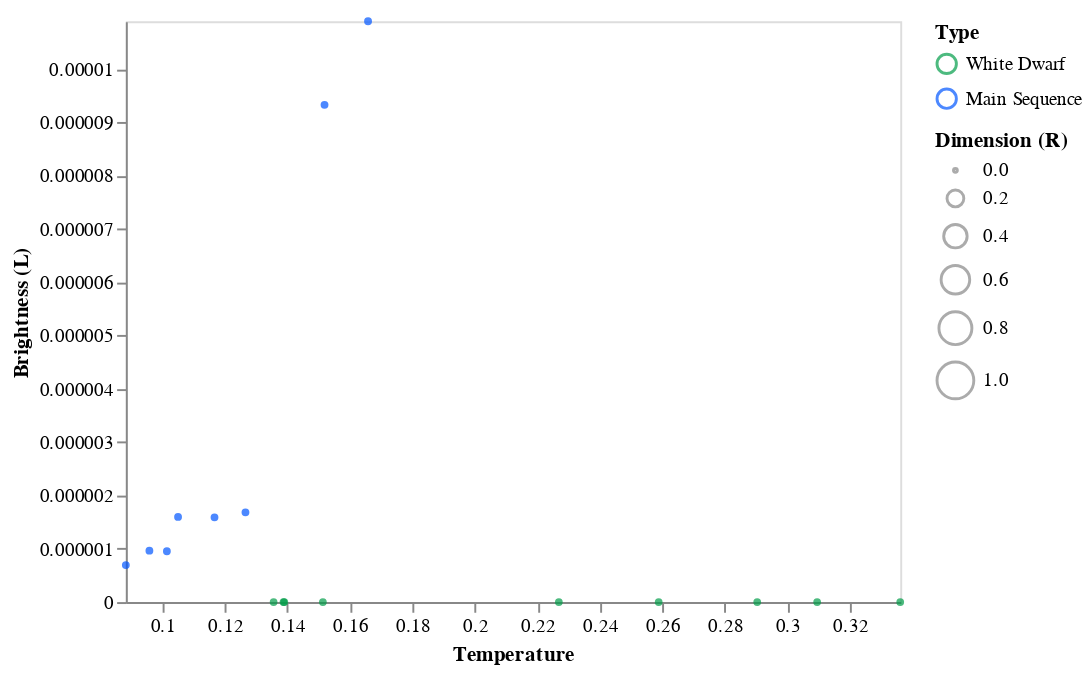

Write notebook code for a chart like this one.
### Markdown cell above
In questo grafico possiamo vedere come in questa classe spettrale siano presenti tre tipi diversi di stelle di dimensione, luminosità e temperatura variabile. Bisogna notare come la temperatura di tutte le stelle di questa classe spettrale sia particolarmente bassa. 

Le stelle di dimensione maggiore appartengono al gruppo delle Hyper Giants mentre le stelle delle altre categorie sono molto piccole. A tal proprosito è possibile notare come le White Dwarf siano talmente piccole da perdersi nel grafico e le Main Sequence hanno una luminosità bassissima, prossima allo zero

### Code cell
data = dataset[dataset['Spectral_Class'] == 'F']

dom = ['White Dwarf', 'Main Sequence']
rng = ['#029c49', '#0055ff']

alt.Chart(data).mark_point().encode( 
    
    x = alt.X('Temperature',
         scale = alt.Scale(domain = (min(data.Temperature), max(data.Temperature))),
         axis = alt.Axis(format='K', title='Temperature', grid = False)
         ),
    
    y = alt.Y('L',
         scale = alt.Scale(domain = (min(data.L), max(data.L))),
         axis = alt.Axis(format='K', title='Brightness (L)', grid = False)
         ),
    
    size = alt.Size('R', 
                    scale = alt.Scale(domain = [0, 1]), 
                    legend = alt.Legend(title = 'Dimension (R)')
                   ),
    
    color = alt.Color('Type', scale=alt.Scale(domain=dom, range=rng)
                     )
    
)

### Figure 1 — Vega-Lite specification as saved in the notebook (floating-point values rounded to 4 significant figures)
{"config": {"view": {"continuousWidth": 400, "continuousHeight": 300}}, "data": {"name": "data-c24abd3700b6eaddd9c83643b35a87a6"}, "mark": "point", "encoding": {"color": {"type": "nominal", "field": "Type", "scale": {"domain": ["White Dwarf", "Main Sequence"], "range": ["#029c49", "#0055ff"]}}, "size": {"type": "quantitative", "field": "R", "legend": {"title": "Dimension (R)"}, "scale": {"domain": [0, 1]}}, "x": {"type": "quantitative", "axis": {"format": "K", "grid": false, "title": "Temperature"}, "field": "Temperature", "scale": {"domain": [0.08831, 0.3361]}}, "y": {"type": "quantitative", "axis": {"format": "K", "grid": false, "title": "Brightness (L)"}, "field": "L", "scale": {"domain": [0.0, 1.089e-05]}}}, "$schema": "https://vega.github.io/schema/vega-lite/v4.8.1.json", "datasets": {"data-c24abd3700b6eaddd9c83643b35a87a6": [{"Temperature": 0.1388, "L": 1.06e-10, "R": 1.334e-06, "A_M": 0.8177, "Color": "White", "Spectral_Class": "F", "Type": "White Dwarf"}, {"Temperature": 0.2903, "L": 5.886e-12, "R": 7.39e-07, "A_M": 0.7552, "Color": "White", "Spectral_Class": "F", "Type": "White Dwarf"}, {"Temperature": 0.1514, "L": 3.532e-11, "R": 2.258e-06, "A_M": 0.8252, "Color": "White", "Spectral_Class": "F", "Type": "White Dwarf"}, {"Temperature": 0.2588, "L": 8.241e-11, "R": 1.334e-06, "A_M": 0.7664, "Color": "White", "Spectral_Class": "F", "Type": "White Dwarf"}, {"Temperature": 0.139, "L": 0.0, "R": 2.361e-06, "A_M": 0.813, "Color": "Yellow", "Spectral_Class": "F", "Type": "White Dwarf"}, {"Temperature": 0.1014, "L": 9.535e-07, "R": 0.0004576, "A_M": 0.5306, "Color": "White-Yellow", "Spectral_Class": "F", "Type": "Main Sequence"}, {"Temperature": 0.1266, "L": 1.683e-06, "R": 0.0005705, "A_M": 0.4481, "Color": "White-Yellow", "Spectral_Class": "F", "Type": "Main Sequence"}, {"Temperature": 0.1167, "L": 1.589e-06, "R": 0.0004986, "A_M": 0.4644, "Color": "White-Yellow", "Spectral_Class": "F", "Type": "Main Sequence"}, {"Temperature": 0.105, "L": 1.597e-06, "R": 0.0005633, "A_M": 0.5122, "Color": "White-Yellow", "Spectral_Class": "F", "Type": "Main Sequence"}, {"Temperature": 0.09585, "L": 9.641e-07, "R": 0.0005038, "A_M": 0.53, "Color": "White-Yellow", "Spectral_Class": "F", "Type": "Main Sequence"}, {"Temperature": 0.1356, "L": 2.472e-10, "R": 1.848e-06, "A_M": 0.8133, "Color": "White-Yellow", "Spectral_Class": "F", "Type": "White Dwarf"}, {"Temperature": 0.2269, "L": 7.064e-11, "R": 4.106e-07, "A_M": 0.7486, "Color": "White", "Spectral_Class": "F", "Type": "White Dwarf"}, {"Temperature": 0.3095, "L": 1.177e-10, "R": 2.669e-07, "A_M": 0.7783, "Color": "White", "Spectral_Class": "F", "Type": "White Dwarf"}, {"Temperature": 0.08831, "L": 6.945e-07, "R": 0.0004627, "A_M": 0.5444, "Color": "White-Yellow", "Spectral_Class": "F", "Type": "Main Sequence"}, {"Temperature": 0.1519, "L": 9.324e-06, "R": 0.0006834, "A_M": 0.449, "Color": "White-Yellow", "Spectral_Class": "F", "Type": "Main Sequence"}, {"Temperature": 0.3361, "L": 3.532e-11, "R": 2.669e-07, "A_M": 0.7758, "Color": "White", "Spectral_Class": "F", "Type": "White Dwarf"}, {"Temperature": 0.1658, "L": 1.089e-05, "R": 0.0009862, "A_M": 0.3421, "Color": "White-Yellow", "Spectral_Class": "F", "Type": "Main Sequence"}]}}
